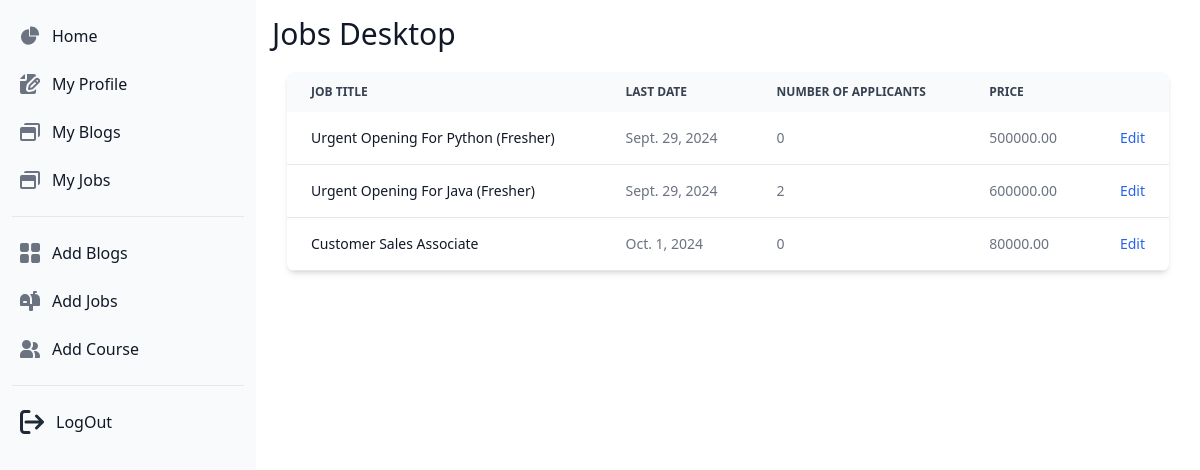
/contributor/13/job_desktop/ (signed in), run on the app's committed database.
### usa/models.py (models this page shows, shortened)
class Job(models.Model):
    job_id = models.AutoField(primary_key=True)
    job_title = models.CharField(max_length=255)
    location = models.CharField(max_length=255)
    job_type_choices = [
        ('marketing', 'Marketing'),
        ('design', 'Design'),
        ('development', 'Development'),
        ('customer', 'Customer'),
        ('health_caare', 'Health and Caare'),
        ('automotive', 'Automotive jobs'),
        ('data_entry', 'Data entry'),
        ('call_center', 'Call center'),
    ]
    job_type = models.CharField(max_length=20, choices=job_type_choices)
    mode_choices = [
        ('hibrid', 'Hibrid'),
        ('remote', 'Remote'),
        ('wfo', 'WFO')
    ]
    mode = models.CharField(max_length=10, choices=mode_choices)
    time_choices = [
        ('full_time', 'Full Time'),
        ('part_time', 'Part Time'),
        ('internship', 'Internship'),
    ]
    time = models.CharField(max_length=10, choices=time_choices)
    categories_choices = [
        ('government', 'Government'),
        ('private', 'Private'),
    ]
    categories = models.CharField(max_length=10, choices=categories_choices)
    disability_types = models.ManyToManyField('DisabilityType', related_name='jobs', blank=True)
    salary = models.DecimalField(max_digits=10, decimal_places=2)
    hours = models.PositiveIntegerField()
    about = RichTextField()
    updated_at = models.DateTimeField(auto_now=True)
    company = models.ForeignKey(Companies, on_delete=models.CASCADE, related_name='jobs', default=None)
    last_date = models.DateField(blank=True, null=True)
    is_published = models.BooleanField(default=False)
    is_closed = models.BooleanField(default=False)
    image = models.ImageField(upload_to='job_images/', default='default_job_banner.jpg')
    posted_by = models.ForeignKey('auth.User', on_delete=models.CASCADE)
    print(f"current directory {getcwd()}")
    objects = JobManager()

### contributor/views.py (the view)
# urls.py: path('<int:user_id>/job_desktop/', views.job_desktop, name="job_desktop"),
@login_required
def job_desktop(request, user_id):
    jobs_with_applicants_count = Job.objects.filter(posted_by=request.user).annotate(
        num_applicants=Count('applicant')
    )
    context = {
        'jobs_with_applicants_count': jobs_with_applicants_count,
    }
    template_name='contributors/JobsDesktop.html'
    return render(request, template_name, context)

### usa/models.py (called while the page is built)
    def get_queryset(self):
        return JobQuerySet(self.model, using=self._db)

### usa/templatetags/usa_tags.py (called while the page is built)
@register.simple_tag
def signout_url():
    return reverse('usa:signout')

### templates/contributors/JobsDesktop.html (shortened to what this page needs)
{% load static %}
{% include 'contributors/contributor_sidebar.html' %}
{% block content %}
<section class="p-4 sm:ml-64">
    <h1 class="sm:text-3xl text-2xl font-medium title-font mb-4 text-gray-900">Jobs Desktop</h1>
    <div style="margin: 20px 15px;">
        <div class="relative overflow-x-auto shadow-md sm:rounded-lg">
            <table class="w-full text-sm text-left rtl:text-right text-gray-500 dark:text-gray-400">
                <thead class="text-xs text-gray-700 uppercase bg-gray-50 dark:bg-gray-700 dark:text-gray-400">
                    <tr>
                        <th scope="col" class="px-6 py-3">
                            Job Title
                        </th>
                        <th scope="col" class="px-6 py-3">
                            Last Date
                        </th>
                        <th scope="col" class="px-6 py-3">
                            Number of Applicants
                        </th>
                        <th scope="col" class="px-6 py-3">
                            Price
                        </th>
                        <th scope="col" class="px-6 py-3">
                        </th>
                    </tr>
                </thead>
                <tbody>
                    {% for job in jobs_with_applicants_count %}
                        <tr class="bg-white border-b dark:bg-gray-800 dark:border-gray-700 hover:bg-gray-50 dark:hover:bg-gray-600">
                            <th scope="row" class="px-6 py-4 font-medium text-gray-900 whitespace-nowrap dark:text-white">
                                <a href="{% url 'job_detail' job_id=job.job_id user_id=user.id %}">{{job.job_title}}</a>
                            </th>
                            <td class="px-6 py-4">
                                {{job.last_date}}
                            </td>
                            <td class="px-6 py-4">
                                {{ job.num_applicants }}
                            </td>
                            <td class="px-6 py-4">
                                {{ job.salary }}
                            </td>
                            <td class="px-6 py-4 text-right">
                                <a href="#" class="font-medium text-blue-600 dark:text-blue-500 hover:underline">Edit</a>
                            </td>
                        </tr>
                    {% endfor %}
                </tbody>
            </table>
        </div>
    </div>
</section>
{% endblock %}

### data on the page
Job: job_title "Urgent Opening For Python (Fresher)", last_date "Sept. 29, 2024", num_applicants "0", salary "500000.00"
Job: job_title "Urgent Opening For Java (Fresher)", last_date "Sept. 29, 2024", num_applicants "2", salary "600000.00"
Job: job_title "Customer Sales Associate", last_date "Oct. 1, 2024", num_applicants "0", salary "80000.00"
